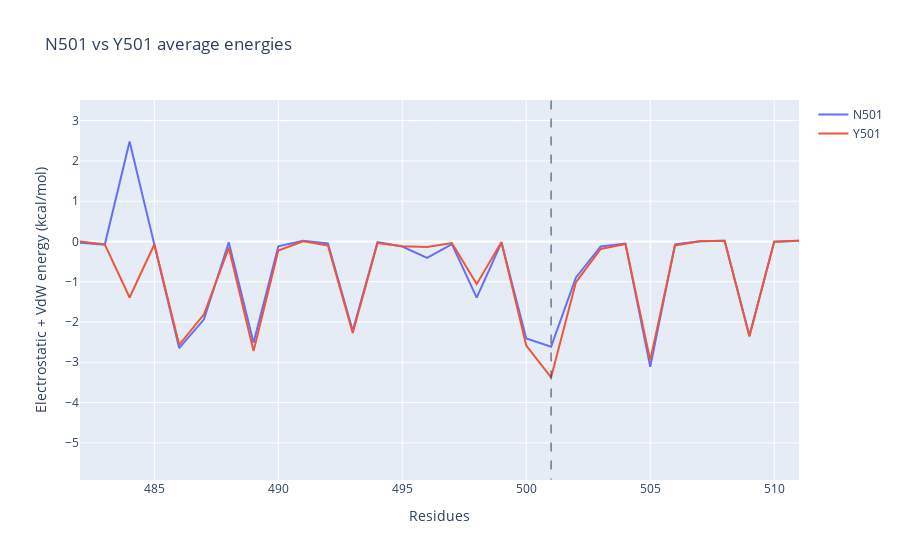

Write notebook code for a chart like this one.
### Markdown cell above
To highlight the difference between the two aminoacid groups we will merge data by calculating averages and then we will overlap these values.<br />
This time we will plot only the region of residues we are focused in.

### Code cell
plot_data = []

# Get the residue indices for each target residue
# Note that we rely in the fact that all energies analyses have identical residue numbers
target_residue_indices = [ reference_indices.get(target_residue, None) for target_residue in target_residues ]

for group_name, energies_analyses in energies_data.items():
    # Calculate average energy values for target residues
    energies_avg = []
    for residue_index in target_residue_indices:
        energy_values = []
        for energies_analysis in energies_analyses:
            data_residue_index = energies_analysis['residues'].index(residue_index)
            energy_values.append(energies_analysis['energies'][data_residue_index])
        energies_avg.append(mean(energy_values))
    # Add data to the plot (last 60 residues only)
    plot_data.append(
        go.Scatter(
            x = target_residues,
            y = energies_avg,
            name = group_name,
        )
    )
    
# Show both average values overlapped to see the real difference
fig = go.Figure({
    "data": plot_data,
    "layout": go.Layout(
        title='N501 vs Y501 average energies',
        xaxis={'title': 'Residues'},
        yaxis={'title': 'Electrostatic + VdW energy (kcal/mol)'},
        shapes=shapes # We reuse the residue 501 mark from last cell
    )
})
fig.show()

# Show also the difference

### Figure 1 — Plotly figure (JSON) as saved in the notebook; plotly's stock layout.template omitted (floating-point values rounded to 4 significant figures)
{"data": [{"name": "N501", "type": "scatter", "x": [482, 483, 484, 485, 486, 487, 488, 489, 490, 491, 492, 493, 494, 495, 496, 497, 498, 499, 500, 501, 502, 503, 504, 505, 506, 507, 508, 509, 510, 511], "y": [-0.03312, -0.0782, 2.483, -0.05917, -2.647, -1.932, -0.01965, -2.513, -0.1192, 0.01884, -0.04961, -2.217, -0.01878, -0.1268, -0.4095, -0.06449, -1.395, -0.03101, -2.407, -2.616, -0.901, -0.1241, -0.05192, -3.114, -0.076, 0.002568, 0.01793, -2.334, -0.008328, 0.01519]}, {"name": "Y501", "type": "scatter", "x": [482, 483, 484, 485, 486, 487, 488, 489, 490, 491, 492, 493, 494, 495, 496, 497, 498, 499, 500, 501, 502, 503, 504, 505, 506, 507, 508, 509, 510, 511], "y": [-0.003009, -0.07265, -1.392, -0.06985, -2.565, -1.81, -0.1579, -2.722, -0.2252, 0.00339, -0.09862, -2.273, -0.03803, -0.1201, -0.1405, -0.03842, -1.06, -0.01459, -2.584, -3.375, -1.02, -0.1875, -0.06291, -2.953, -0.09788, 0.003537, 0.01836, -2.363, -0.009463, 0.01655]}], "layout": {"shapes": [{"line": {"dash": "dash", "width": 1}, "type": "line", "x0": 501, "x1": 501, "xref": "x", "y0": 3.5, "y1": -5.91, "yref": "y"}], "title": {"text": "N501 vs Y501 average energies"}, "xaxis": {"title": {"text": "Residues"}}, "yaxis": {"title": {"text": "Electrostatic + VdW energy (kcal/mol)"}}}}
